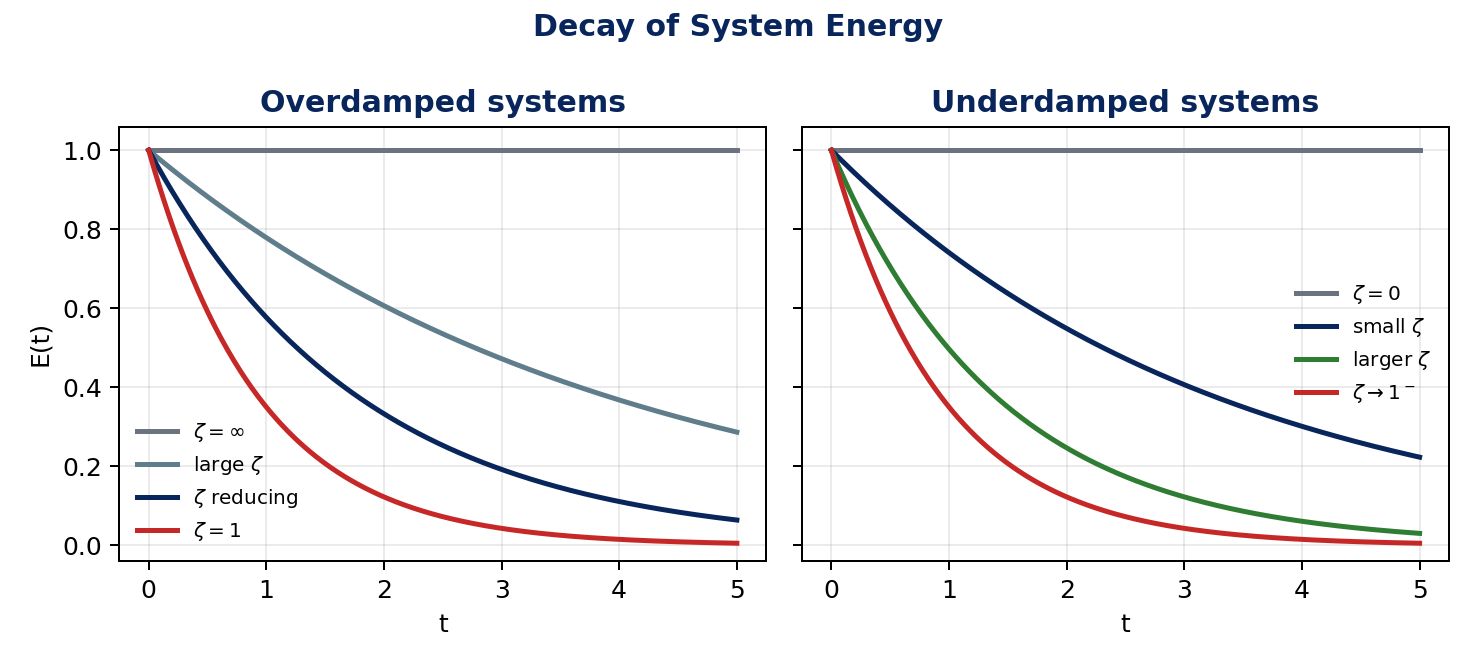

The Python source for this figure:
#!/usr/bin/env python3
"""Figure: qualitative decay of system energy for different damping levels."""

from __future__ import annotations

import math

from plot_helpers import NAVY, OUT, RED, configure_matplotlib_cache


configure_matplotlib_cache()
import matplotlib.pyplot as plt


t = [5 * i / 600 for i in range(601)]
fig, (ax_over, ax_under) = plt.subplots(1, 2, figsize=(8.2, 3.7), sharey=True)

for rate, label, color in [
    (0.0, r"$\zeta=\infty$", "#6b7280"),
    (0.25, r"large $\zeta$", "#607d8b"),
    (0.55, r"$\zeta$ reducing", NAVY),
    (1.05, r"$\zeta=1$", RED),
]:
    y = [math.exp(-rate * ti) if rate else 1.0 for ti in t]
    ax_over.plot(t, y, color=color, linewidth=2.0, label=label)

for rate, label, color in [
    (0.0, r"$\zeta=0$", "#6b7280"),
    (0.30, r"small $\zeta$", NAVY),
    (0.70, r"larger $\zeta$", "#2e7d32"),
    (1.05, r"$\zeta\to1^-$", RED),
]:
    y = [math.exp(-rate * ti) if rate else 1.0 for ti in t]
    ax_under.plot(t, y, color=color, linewidth=2.0, label=label)

for ax, title in [(ax_over, "Overdamped systems"), (ax_under, "Underdamped systems")]:
    ax.set_title(title, color=NAVY, fontweight="bold")
    ax.set_xlabel("t")
    ax.set_ylim(-0.04, 1.06)
    ax.grid(True, alpha=0.25)
    ax.legend(frameon=False, fontsize=8)

ax_over.set_ylabel("E(t)")
fig.suptitle("Decay of System Energy", color=NAVY, fontweight="bold")
fig.tight_layout()
fig.savefig(OUT / "lecture4_energy_decay.png", dpi=180)
plt.close(fig)
